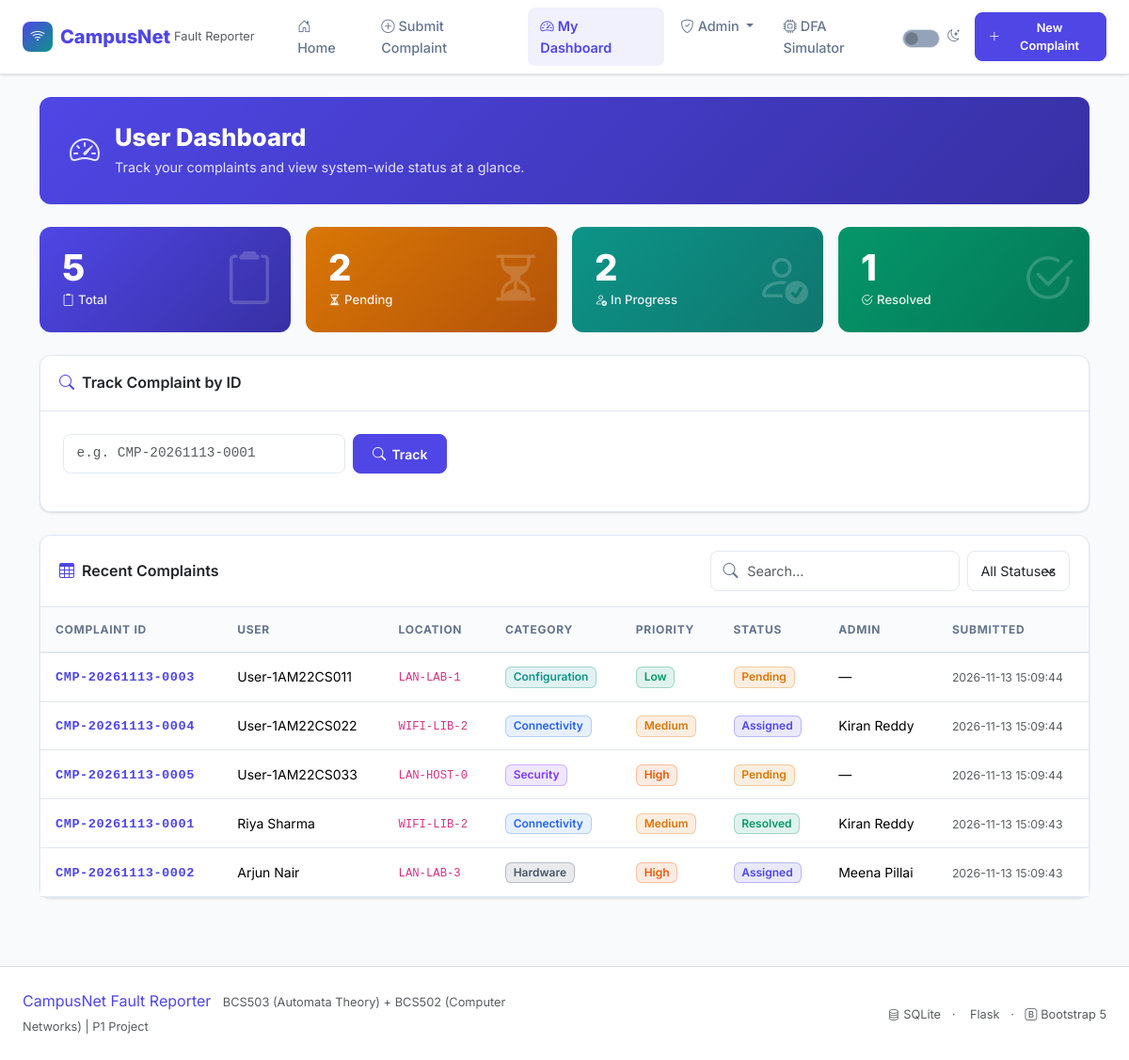
/dashboard, run on the app's committed database.
### tables this page shows
CREATE TABLE complaints (
            complaint_id      TEXT    PRIMARY KEY,
            user_id           INTEGER NOT NULL REFERENCES users(id),
            location_identifier TEXT  NOT NULL,
            device_type       TEXT    NOT NULL,
            zone_code         TEXT    NOT NULL,
            floor             TEXT    NOT NULL,
            description       TEXT    NOT NULL,
            category          TEXT    NOT NULL,
            priority          TEXT    NOT NULL
                                   CHECK(priority IN ('High','Medium','Low')),
            status            TEXT    NOT NULL DEFAULT 'Pending'
                                   CHECK(status IN ('Pending','Assigned','In Progress','Resolved')),
            assigned_admin_id INTEGER REFERENCES admins(id),
            created_at        TEXT    NOT NULL,
            updated_at        TEXT    NOT NULL
        );

CREATE TABLE users (
            id               INTEGER PRIMARY KEY AUTOINCREMENT,
            name             TEXT NOT NULL,
            usn_or_faculty_id TEXT NOT NULL UNIQUE,
            role             TEXT NOT NULL DEFAULT 'Student'
                                 CHECK(role IN ('Student','Faculty'))
        );

CREATE TABLE admins (
            id           INTEGER PRIMARY KEY AUTOINCREMENT,
            name         TEXT    NOT NULL,
            zone_code    TEXT    NOT NULL,
            is_backup    INTEGER NOT NULL DEFAULT 0,   -- 0=primary, 1=backup
            availability TEXT    NOT NULL DEFAULT 'Available'
                              CHECK(availability IN ('Available','Busy'))
        );

### app.py (the view, shortened to what this page needs)
@app.route("/dashboard")
def user_dashboard():
    conn = get_db()
    stats = conn.execute("""
        SELECT
          COUNT(*) as total,
          SUM(CASE WHEN status='Pending'     THEN 1 ELSE 0 END) as pending,
          SUM(CASE WHEN status='Assigned'    THEN 1 ELSE 0 END) as assigned,
          SUM(CASE WHEN status='In Progress' THEN 1 ELSE 0 END) as in_progress,
          SUM(CASE WHEN status='Resolved'    THEN 1 ELSE 0 END) as resolved
        FROM complaints
    """).fetchone()
    track_id  = request.args.get("complaint_id", "").strip()
    tracked   = None
    track_err = None
    recent = conn.execute("""
        SELECT c.*, u.name as user_name, a.name as admin_name
        FROM complaints c
        JOIN users u ON u.id = c.user_id
        LEFT JOIN admins a ON a.id = c.assigned_admin_id
        ORDER BY c.created_at DESC LIMIT 20
    """).fetchall()
    conn.close()
    return render_template("user_dashboard.html",
                           stats=dict(stats) if stats else {},
                           tracked=tracked,
                           track_id=track_id,
                           track_err=track_err,
                           recent=[_row_to_dict(r) for r in recent])

### app.py (called while the page is built)
def _row_to_dict(row):
    return dict(row) if row else None

### models/db.py (called while the page is built)
def get_db():
    conn = sqlite3.connect(DB_PATH)
    conn.row_factory = sqlite3.Row
    conn.execute("PRAGMA foreign_keys = ON")
    return conn

### templates/user_dashboard.html (shortened to what this page needs)
{% extends "base.html" %}
{% block body %}
<div class="container py-4">
  <div class="page-header fade-in">
    <div class="d-flex align-items-center gap-3">
      <i class="bi bi-speedometer2" style="font-size:2rem; opacity:.85;"></i>
      <div>
        <h1>User Dashboard</h1>
        <p>Track your complaints and view system-wide status at a glance.</p>
      </div>
    </div>
  </div>
  <div class="row g-3 mb-4 fade-in">
    <div class="col-6 col-md-3">
      <div class="stat-card indigo">
        <div class="stat-value" data-count="{{ stats.total or 0 }}">{{ stats.total or 0 }}</div>
        <div class="stat-label"><i class="bi bi-clipboard2 me-1"></i>Total</div>
        <i class="bi bi-clipboard2 stat-icon"></i>
      </div>
    </div>
    <div class="col-6 col-md-3">
      <div class="stat-card amber">
        <div class="stat-value" data-count="{{ stats.pending or 0 }}">{{ stats.pending or 0 }}</div>
        <div class="stat-label"><i class="bi bi-hourglass-split me-1"></i>Pending</div>
        <i class="bi bi-hourglass-split stat-icon"></i>
      </div>
    </div>
    <div class="col-6 col-md-3">
      <div class="stat-card teal">
        <div class="stat-value" data-count="{{ (stats.assigned or 0) + (stats.in_progress or 0) }}">{{ (stats.assigned or 0) + (stats.in_progress or 0) }}</div>
        <div class="stat-label"><i class="bi bi-person-check me-1"></i>In Progress</div>
        <i class="bi bi-person-check stat-icon"></i>
      </div>
    </div>
    <div class="col-6 col-md-3">
      <div class="stat-card emerald">
        <div class="stat-value" data-count="{{ stats.resolved or 0 }}">{{ stats.resolved or 0 }}</div>
        <div class="stat-label"><i class="bi bi-check2-circle me-1"></i>Resolved</div>
        <i class="bi bi-check2-circle stat-icon"></i>
      </div>
    </div>
  </div>
  <div class="card mb-4 fade-in">
    <div class="card-header d-flex align-items-center gap-2">
      <i class="bi bi-search" style="color:var(--primary);"></i>
      <span>Track Complaint by ID</span>
    </div>
    <div class="card-body p-4">
      <form method="GET" action="{{ url_for('user_dashboard') }}" class="d-flex gap-2 flex-wrap mb-3">
        <input type="text" class="form-control" name="complaint_id"
               value="{{ track_id or '' }}" placeholder="e.g. CMP-20261113-0001"
               style="font-family:monospace; max-width:300px;">
        <button type="submit" class="btn btn-primary">
          <i class="bi bi-search"></i> Track
        </button>
      </form>
    </div>
  </div>
  <div class="card fade-in">
    <div class="card-header d-flex align-items-center justify-content-between flex-wrap gap-2">
      <span><i class="bi bi-table me-2" style="color:var(--primary);"></i>Recent Complaints</span>
      <div class="d-flex gap-2 flex-wrap">
        <div class="search-bar">
          <input type="text" class="form-control form-control-sm" id="searchInput"
                 placeholder="Search…" style="min-width:180px;">
        </div>
        <select class="form-select form-select-sm" id="statusFilter" style="width:auto;">
          <option value="">All Statuses</option>
        </select>
      </div>
    </div>
    <div class="card-body p-0">
      {% if recent %}
      <div class="table-responsive">
        <table class="table table-hover mb-0" id="complaintsTable">
          <thead>
            <tr>
              <th>Complaint ID</th>
              <th>User</th>
              <th>Location</th>
              <th>Category</th>
              <th>Priority</th>
              <th>Status</th>
              <th>Admin</th>
              <th>Submitted</th>
            </tr>
          </thead>
          <tbody>
            {% for c in recent %}
            <tr>
              <td><span class="complaint-id">{{ c.complaint_id }}</span></td>
              <td>{{ c.user_name }}</td>
              <td><code>{{ c.location_identifier }}</code></td>
              <td><span class="badge badge-cat-{{ c.category|lower }}">{{ c.category }}</span></td>
              <td><span class="badge badge-priority-{{ c.priority|lower }}">{{ c.priority }}</span></td>
              <td><span class="badge badge-status-{{ c.status|lower|replace(' ','-') }}">{{ c.status }}</span></td>
              <td>{{ c.admin_name or '—' }}</td>
              <td><span class="text-muted small">{{ c.created_at }}</span></td>
            </tr>
            {% endfor %}
          </tbody>
        </table>
      </div>
      {% else %}
      <div class="empty-state">
        <i class="bi bi-clipboard2-x d-block"></i>
        <p class="fw-600">No complaints yet</p>
        <a href="{{ url_for('submit') }}" class="btn btn-primary btn-sm">Submit your first complaint</a>
      </div>
      {% endif %}
    </div>
  </div>
</div>
{% endblock %}

### templates/base.html (shortened to what this page needs)
<!DOCTYPE html>
<html lang="en" class="{{ 'dark-mode' if session.get('dark') else '' }}">
<head>
  <link href="https://cdn.jsdelivr.net/npm/bootstrap@5.3.2/dist/css/bootstrap.min.css" rel="stylesheet"/>
  <link href="https://cdn.jsdelivr.net/npm/bootstrap-icons@1.11.3/font/bootstrap-icons.min.css" rel="stylesheet"/>
  <link rel="stylesheet" href="{{ url_for('static', filename='css/style.css') }}"/>
</head>
<body>
<nav class="navbar navbar-expand-lg sticky-top">
  <div class="container-fluid px-4">
    <a class="navbar-brand d-flex align-items-center fw-700" href="{{ url_for('home') }}">
      <span class="brand-logo"><i class="bi bi-wifi"></i></span>
      <span style="font-weight:800; color:var(--primary);">CampusNet</span>
      <span class="text-muted ms-1 fw-400" style="font-size:.8rem;">Fault Reporter</span>
    </a>
    <div class="collapse navbar-collapse" id="mainNav">
      <ul class="navbar-nav me-auto ms-3 gap-1">
        <li class="nav-item">
          <a class="nav-link {% if request.endpoint == 'home' %}active{% endif %}"
             href="{{ url_for('home') }}"><i class="bi bi-house-door me-1"></i>Home</a>
        </li>
        <li class="nav-item">
          <a class="nav-link {% if request.endpoint == 'submit' %}active{% endif %}"
             href="{{ url_for('submit') }}"><i class="bi bi-plus-circle me-1"></i>Submit Complaint</a>
        </li>
        <li class="nav-item">
          <a class="nav-link {% if request.endpoint == 'user_dashboard' %}active{% endif %}"
             href="{{ url_for('user_dashboard') }}"><i class="bi bi-speedometer2 me-1"></i>My Dashboard</a>
        </li>
        <li class="nav-item dropdown">
          <a class="nav-link dropdown-toggle
             {% if request.endpoint in ['admin_dashboard','routing_dashboard','analytics_dashboard'] %}active{% endif %}"
             href="#" data-bs-toggle="dropdown">
            <i class="bi bi-shield-check me-1"></i>Admin
          </a>
        </li>
        <li class="nav-item">
          <a class="nav-link {% if request.endpoint == 'dfa_simulator' %}active{% endif %}"
             href="{{ url_for('dfa_simulator') }}"><i class="bi bi-cpu me-1"></i>DFA Simulator</a>
        </li>
      </ul>
      <div class="d-flex align-items-center gap-3">
        <div class="form-check form-switch toggle-switch mb-0 d-flex align-items-center gap-2">
          <input class="form-check-input" type="checkbox" id="darkModeToggle" role="switch">
          <label class="form-check-label" for="darkModeToggle" style="font-size:.8rem; color:var(--text-muted);">
            <i class="bi bi-moon-stars"></i>
          </label>
        </div>
        <a href="{{ url_for('submit') }}" class="btn btn-primary btn-sm">
          <i class="bi bi-plus-lg"></i> New Complaint
        </a>
      </div>
    </div>
  </div>
</nav>
{% block body %}{% endblock %}
<footer class="mt-5 py-4 border-top" style="background:var(--surface);">
  <div class="container-fluid px-4">
    <div class="row align-items-center">
      <div class="col-md-6">
        <span class="fw-700" style="color:var(--primary);">CampusNet Fault Reporter</span>
        <span class="text-muted ms-2" style="font-size:.8rem;">
          BCS503 (Automata Theory) + BCS502 (Computer Networks) | P1 Project
        </span>
      </div>
      <div class="col-md-6 text-md-end">
        <span class="text-muted" style="font-size:.8rem;">
          <i class="bi bi-database me-1"></i>SQLite
          <span class="mx-2">·</span>
          Flask
          <span class="mx-2">·</span>
          <i class="bi bi-bootstrap me-1"></i>Bootstrap 5
        </span>
      </div>
    </div>
  </div>
</footer>
<div id="toast-container" class="toast-container position-fixed bottom-0 end-0 p-3"></div>
</body>
</html>

### data on the page
complaints: complaint_id "CMP-20261113-0003", user_name "User-1AM22CS011", location_identifier "LAN-LAB-1", category "Configuration", priority "Low", status "Pending", admin_name "—", created_at "2026-11-13 15:09:44"
complaints: complaint_id "CMP-20261113-0004", user_name "User-1AM22CS022", location_identifier "WIFI-LIB-2", category "Connectivity", priority "Medium", status "Assigned", name "Kiran Reddy", created_at "2026-11-13 15:09:44"
complaints: complaint_id "CMP-20261113-0005", user_name "User-1AM22CS033", location_identifier "LAN-HOST-0", category "Security", priority "High", status "Pending", admin_name "—", created_at "2026-11-13 15:09:44"
complaints: complaint_id "CMP-20261113-0001", user_name "Riya Sharma", location_identifier "WIFI-LIB-2", category "Connectivity", priority "Medium", status "Resolved", name "Kiran Reddy", created_at "2026-11-13 15:09:43"
complaints: complaint_id "CMP-20261113-0002", user_name "Arjun Nair", location_identifier "LAN-LAB-3", category "Hardware", priority "High", status "Assigned", name "Meena Pillai", created_at "2026-11-13 15:09:43"

### other printed values
{{ stats.total or 0 }} "5"
{{ stats.pending or 0 }} "2"
{{ (stats.assigned or 0) + (stats.in_progress or 0) }} "2"
{{ stats.resolved or 0 }} "1"
